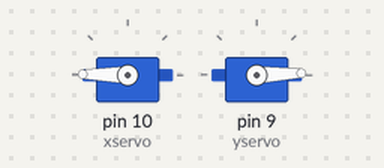
Simulated run of this sketch. Board: Arduino Uno, built with avr-gcc and run on an emulated ATmega328P. Shown: 2 × servo. At 25.7 s the program stops and its outputs stay as they are.

Above: at 0.15 s.
At 5.0 s:
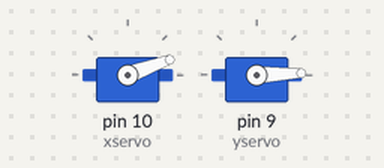
At 10.2 s:
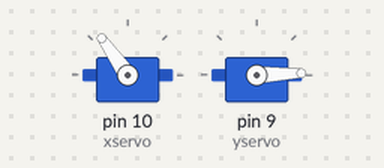
At 15.8 s:
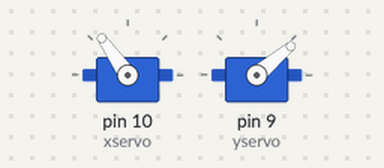
Timing chart, 0 to 17.3 s (numbered marks = the images above):
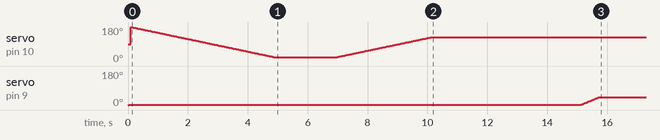

Measured:
- by itself, servo on pin 9 (yservo): moves from 0° to 40° over 15.7 s

The sketch:

robotarm_xy.ino
```cpp
#include <Servo.h>

Servo xservo;
Servo yservo;

int xpos;
int ypos;

void setup() {

  xservo.attach(10);
  yservo.attach(9);

}

void loop() {

    for (ypos = 0; ypos <= 2; ypos += 1) {
    yservo.write(ypos);
    delay(30);                       //speed
    }

    for (xpos = 180; xpos >= 20; xpos -= 1) {
    xservo.write(xpos);
    delay(30);                //speed
  }

  //IN OPEN POSITION (40) - closing
  delay(2000);

  //40 to 110 (not closed all the way)
  for (xpos = 20; xpos <= 125; xpos += 1) {
    xservo.write(xpos);
    delay(30);                       //speed
  }

   delay(5000);  //stop at almost closed (110 degrees)

       for (ypos = 2; ypos <= 40; ypos += 1) {
    yservo.write(ypos);
    delay(15);                       //speed
  }

  delay(10000);

exit(0);
}


/*void xgrab(){
  //IN CLOSED POSITION (180) - openning
    for (xpos = 180; xpos >= 40; xpos -= 1) {
    xservo.write(xpos);
    delay(30);                //speed
  }

  //IN OPEN POSITION (40) - closing
  delay(2000);

  //40 to 110 (not closed all the way)
  for (xpos = 40; xpos <= 110; xpos += 1) {
    xservo.write(xpos);
    delay(30);                       //speed
  }

   delay(5000);  //stop at almost closed (110 degrees)

       for (ypos = 0; ypos <= 40; ypos += 1) {
    yservo.write(ypos);
    delay(30);                       //speed
  }

}

void ygrab(){
    // DOWN (90) - going up
    for (ypos = 0; ypos <= 40; ypos += 1) {
    yservo.write(ypos);
    delay(30);                       //speed
  }

  //UP (60) - holding

   for (ypos = 60; ypos >= 0; ypos -= 1) {
    yservo.write(ypos);
    delay(30);                //speed
  }

     delay(5000);  //5 sec stop at the top and hold (60 degrees)


}
*/
```
